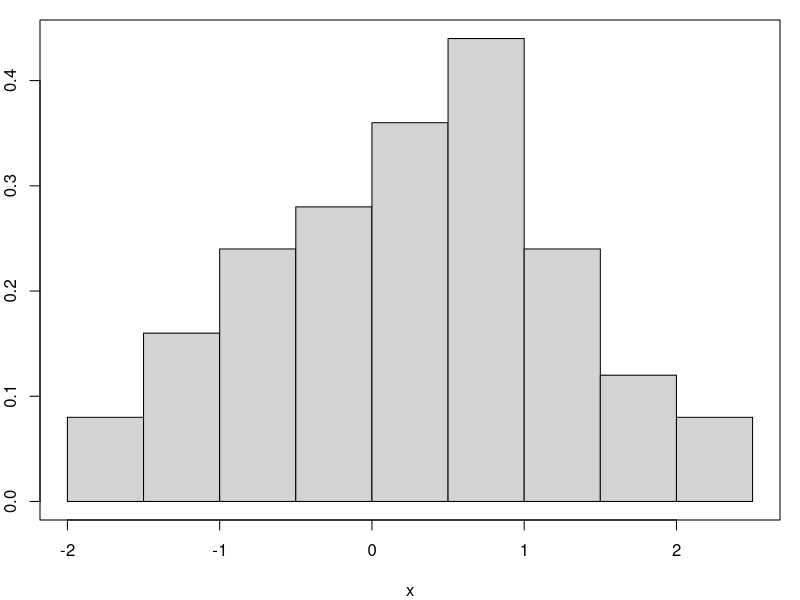
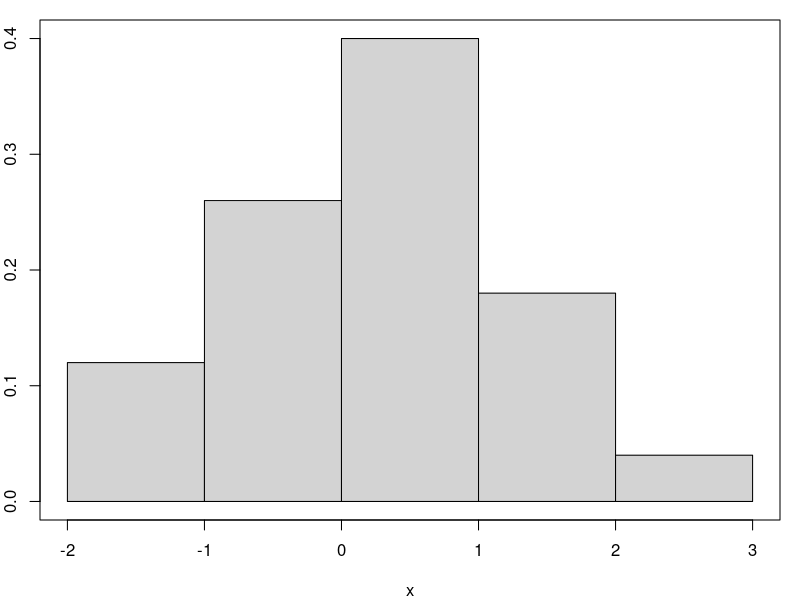
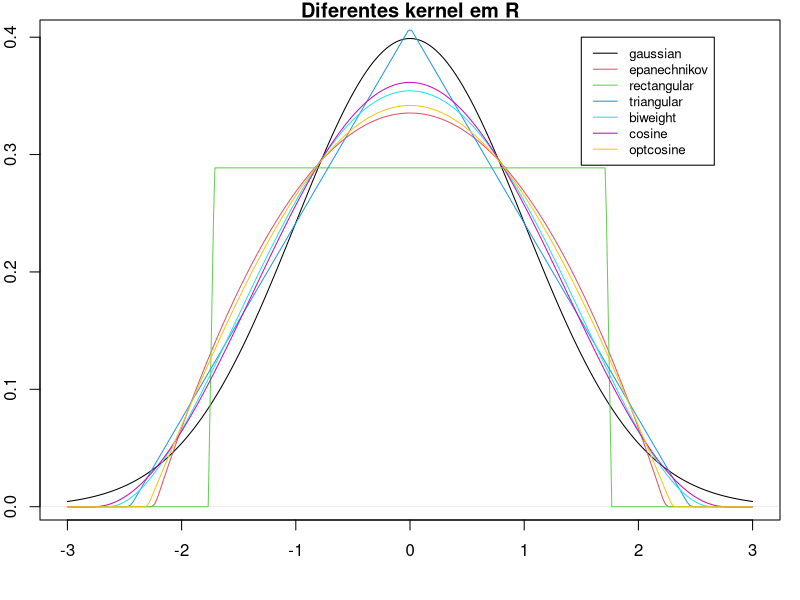
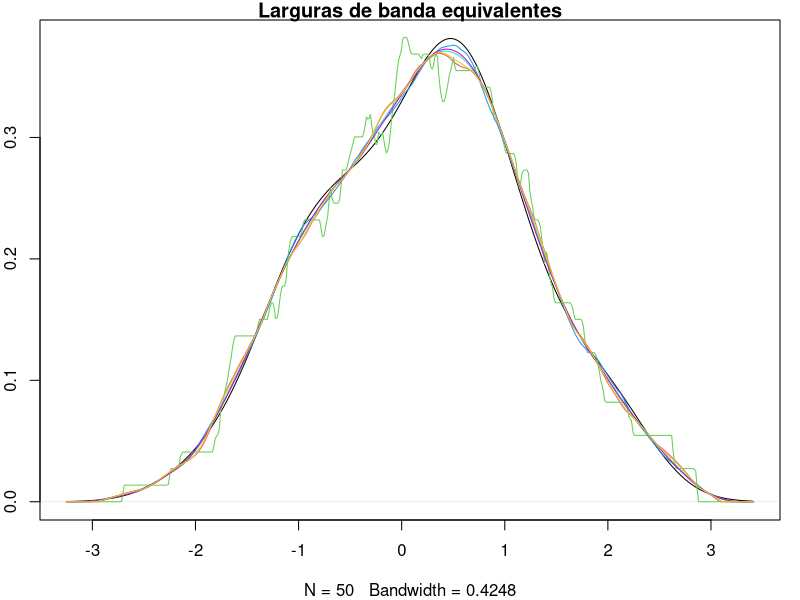

Reproduce these figures in R, in order.
## ---- chunk 1
set.seed(1340)
x = rnorm(50)
par(mar=c(4,2,1,1))
hist(x, main = NULL, freq = FALSE, breaks = "Sturges")
box()
par(mar=c(4,2,1,1))
hist(x, main = NULL, freq = FALSE, breaks = "Scott")
box()
## ---- chunk 2
kernels = eval(formals(density.default)$kernel)
plot (density(0, bw = 1), xlab = "", main = "Diferentes kernel em R")
for(i in 2:length(kernels)) lines(density(0, bw = 1, kernel =  kernels[i]), col = i)
legend(1.5,.4, legend = kernels, col = seq(kernels), lty = 1, cex = .8, y.intersp = 1)
h.f = sapply(kernels, function(k) density(kernel = k, give.Rkern = TRUE))
h.f = (h.f["gaussian"] / h.f)^ .2
h.f


## ---- chunk 3
bw = bw.SJ(x) ## escolha automática
plot(density(x, bw = bw), main = "Larguras de banda equivalentes")
for(i in 2:length(kernels)) lines(density(x, bw = bw, adjust = h.f[i], 
                                                           kernel = kernels[i]), col = i)
legend(55, 0.035, legend = kernels, col = seq(kernels), lty = 1)
